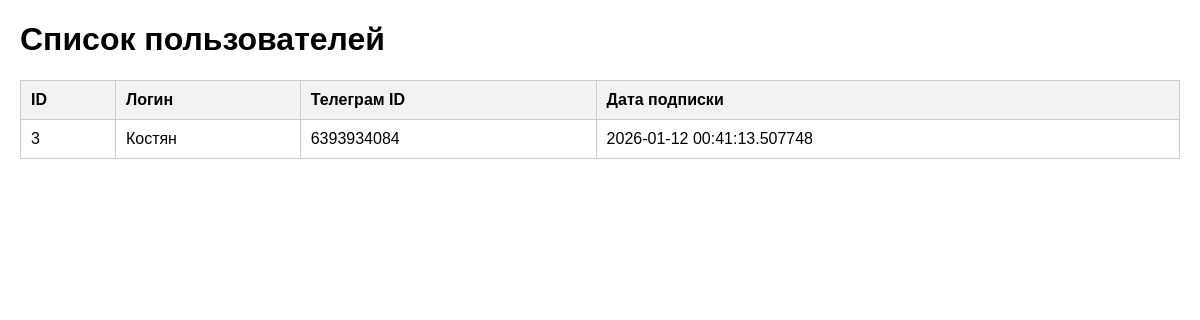
The app's page /view_users, older data.
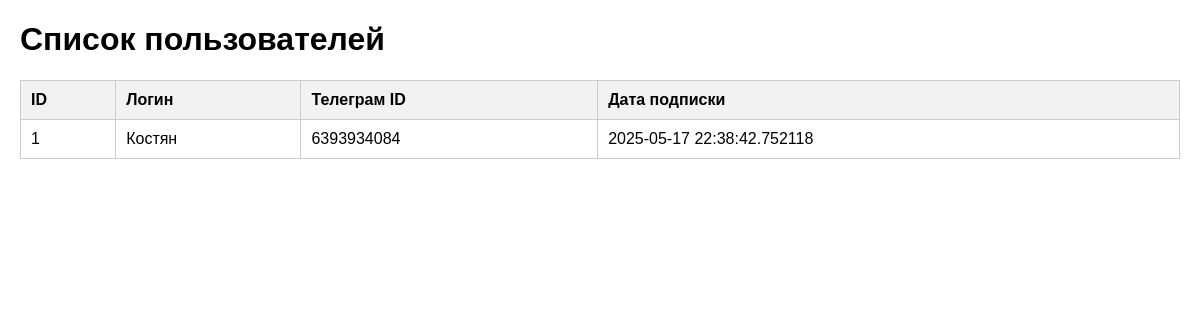
The same page, newer data.
### models.py (models this page shows, shortened)
class User(Base):
    __tablename__ = "users"
    id = Column(Integer, primary_key=True)
    login = Column(String, unique=True, nullable=False)
    password_hash = Column(String, nullable=False)
    api_key = Column(String, nullable=False)
    api_secret_encrypted = Column(String, nullable=False)
    telegram_token_encrypted = Column(String, nullable=False)
    telegram_id = Column(String, nullable=False)
    hwid = Column(String, nullable=True)
    subscription_expires_at = Column(DateTime, default=datetime.utcnow)

### main.py (the view)
@app.get("/view_users", response_class=HTMLResponse)
def view_users(request: Request, db: Session = Depends(get_db)):
    users = db.query(User).all()
    return templates.TemplateResponse("view_users.html", {"request": request, "users": users})

### templates/view_users.html (shortened to what this page needs)
<!DOCTYPE html>
<html lang="ru">
<head>
</head>
<body>
    <h1>Список пользователей</h1>
    <table>
        <thead>
            <tr>
                <th>ID</th>
                <th>Логин</th>
                <th>Телеграм ID</th>
                <th>Дата подписки</th>
            </tr>
        </thead>
        <tbody>
            {% for user in users %}
            <tr>
                <td>{{ user.id }}</td>
                <td>{{ user.login }}</td>
                <td>{{ user.telegram_id }}</td>
                <td>{{ user.subscription_expires_at }}</td>
            </tr>
            {% endfor %}
        </tbody>
    </table>
</body>
</html>

### templates/view_users.html (style rules this page uses)
body { font-family: Arial, sans-serif; margin: 20px; }
table { width: 100%; border-collapse: collapse; margin-top: 20px; }
table, th, td { border: 1px solid #ccc; }
th, td { padding: 10px; text-align: left; }
th { background-color: #f2f2f2; }

Row changes from the older to the newer data that the page shows:
removed User: id "3", login "Костян", telegram_id "6393934084", subscription_expires_at "2026-01-12 00:41:13.507748"
added User: id "1", login "Костян", telegram_id "6393934084", subscription_expires_at "2025-05-17 22:38:42.752118"
